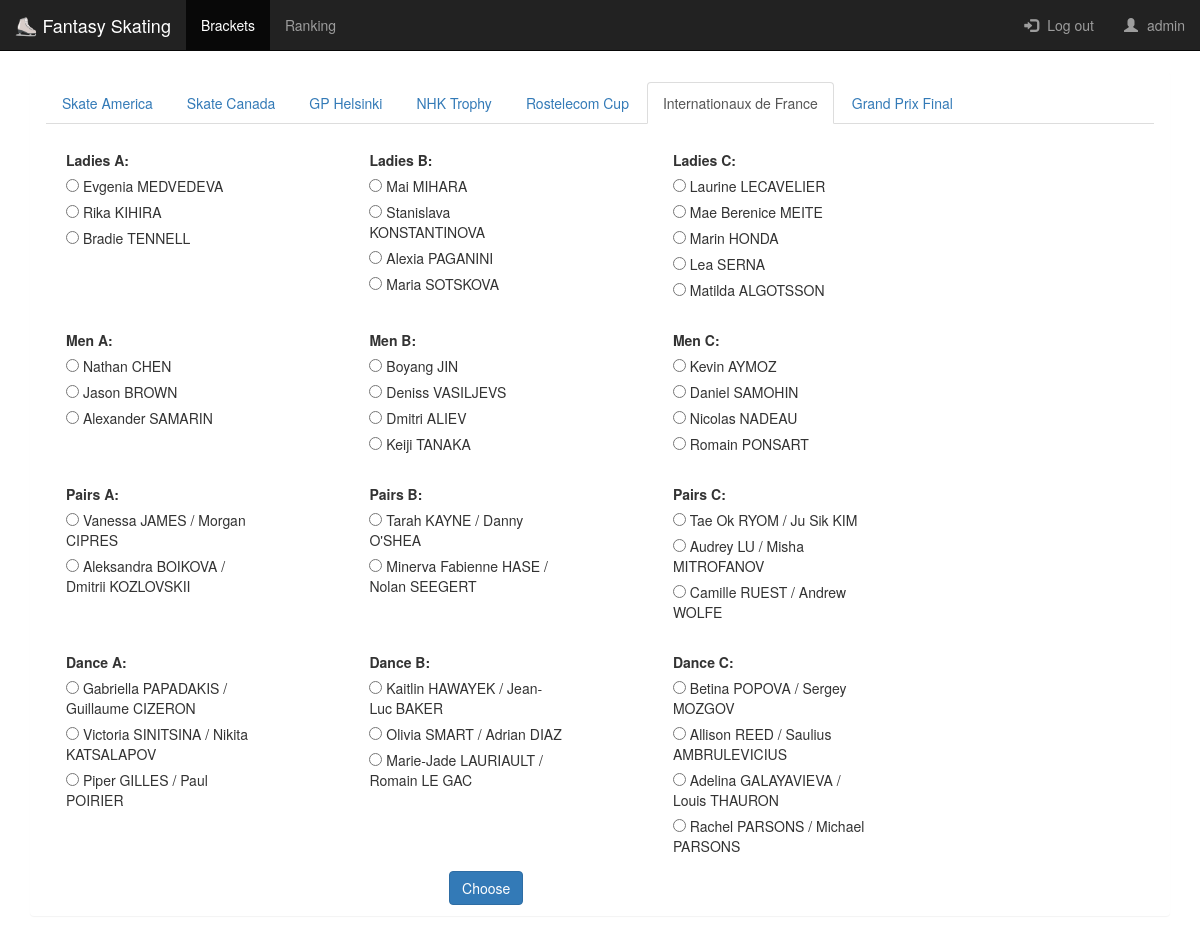
The app's page / (signed in) with its own data.
### scoring/models.py (models this page shows, shortened)
@python_2_unicode_compatible
class Event(models.Model):
    name = models.CharField(max_length=64, default='')
    short_name = models.CharField(max_length=64, default='')
    start_date = models.DateTimeField(default=datetime.now, blank=True)
    end_date = models.DateTimeField(default=datetime.now, blank=True)
    event_url = models.CharField(max_length=64, default='')
    def get_internal_path(self):
        path = pathlib.PurePath(self.event_url.__str__())
        return '/event/' + path.name

### scoring/views.py (the view)
# urls.py: path('', views.choice_form_next, name='choice_form_next'),
@login_required
def choice_form_next(request):
    current_user = request.user
    now = timezone.now()
    last_year = now - timedelta(days=235)
    event = Event.objects.filter(end_date__gte=last_year).order_by('start_date')[0]
    event_name = event.name
    events = Event.objects.all().order_by('start_date')
    LA = get_class_assignments(event_name, 'A', 'Ladies')
    LB = get_class_assignments(event_name, 'B', 'Ladies')
    LC = get_class_assignments(event_name, 'C', 'Ladies')
    MA = get_class_assignments(event_name, 'A', 'Men')
    MB = get_class_assignments(event_name, 'B', 'Men')
    MC = get_class_assignments(event_name, 'C', 'Men')
    PA = get_class_assignments(event_name, 'A', 'Pairs')
    PB = get_class_assignments(event_name, 'B', 'Pairs')
    PC = get_class_assignments(event_name, 'C', 'Pairs')
    DA = get_class_assignments(event_name, 'A', 'Ice Dance')
    DB = get_class_assignments(event_name, 'B', 'Ice Dance')
    DC = get_class_assignments(event_name, 'C', 'Ice Dance')
    choices = Choice.objects.filter(user=current_user, event=event)
    is_disabled = False
    now = last_year
    if now > event.start_date:
        is_disabled = True
    if request.method == 'POST':
        form = ChoiceForm(LA, LB, LC, MA, MB, MC, PA, PB, PC, DA, DB, DC, choices, is_disabled, request.POST)
        if form.is_valid():
            form.save()
            save_choices(current_user, form, event)
            return render(request, 'choice_form.html', {'user': current_user, 'form': form, 'events': events, 'next_event_name': event_name})
    else:
        form = ChoiceForm(LA, LB, LC, MA, MB, MC, PA, PB, PC, DA, DB, DC, choices, is_disabled)
    return render(request, 'choice_form.html', {'user': current_user, 'form': form, 'events': events, 'next_event_name': event_name})

### scoring/forms.py (called while the page is built)
    def set_field(self, field_name, query_set, choices, is_disabled):
        competitors = []
        for index, assignment in enumerate(query_set):
            competitors.append((assignment.competitor.id, assignment.competitor))
        self.fields[field_name].choices = competitors
        if choices.first() is not None:
            choice = choices.first().competitor
            self.fields[field_name].initial = (choice.id, choice)
        if is_disabled:
            self.fields[field_name].disabled = True

### scoring/models.py (called while the page is built)
    def __str__(self):
        return self.name.__str__() + ' ' + self.surname.__str__()

    def __str__(self):
        if self.skater_1 == self.skater_2:
            return self.skater_1.__str__()
        return self.skater_1.__str__() + ' / ' + self.skater_2.__str__()

### scoring/views.py (called while the page is built)
def get_class_assignments(event, category_class, category):
    return ClassAssignmentForEvent.objects.filter(event__name=event,
                                                  category_class__name=category_class,
                                                  competitor__skater_1__category__name=category)

### scoring/templates/choice_form.html (shortened to what this page needs)
{% extends 'masterpage.html' %}
{% load bootstrap3 %}
{% block content %}
<div class="panel">
    <div class="panel-heading">
      <ul class="nav nav-tabs">
        {% for event in events  %}
        <li {% if event.get_internal_path in request.path %}class="active"{% endif %} {% if next_event_name == event.name %}class="active"{% endif %} role="presentation" ><a href={{event.get_internal_path}}>{{event.short_name}}</a></li>
        {% endfor %}
      </ul>
    </div>
    <div class="choice-form">
  <form method="post">
    {% for field in form  %}
      <div class="col-sm-4">
        <div class="multiple-choice-field">
          <div class="field-label">{{ field.label_tag }}</div><div class="field-option">{{ field }}</div>
        </div>
      </div>
    {% endfor %}
    <div class="text-center choose-button">
    <button class="btn btn-primary center" type="submit">Choose</button>
    </div>
  </form>
  </div>
</div>
{% endblock %}

### scoring/templates/masterpage.html (shortened to what this page needs)
<html>
<head>
<link rel="stylesheet" href="https://maxcdn.bootstrapcdn.com/bootstrap/3.3.7/css/bootstrap.min.css">
<link href="//netdna.bootstrapcdn.com/bootstrap/3.0.0/css/bootstrap.min.css" rel="stylesheet" id="bootstrap-css">
    {% load static %}
    <link rel="stylesheet" type="text/css" href="{% static 'masterpage-styles.css' %}" />
</head>
<body>
<nav class="navbar navbar-inverse navbar-static-top">
  <div class="container-fluid">
    <div class="navbar-header">
      <a class="navbar-brand" href="/">⛸️ Fantasy Skating</a>
    </div>
    <div class="collapse navbar-collapse" id="bs-example-navbar-collapse-1">
      <ul class="nav navbar-nav">
        <li {% if request.path == '/' or request.path == '/questions/' or '/event' in request.path %}class="active"{% endif %}>
            <a href="/">Brackets<span class="sr-only">(current)</span></a></li>
        <li {% if '/ranking/' in request.path %}class="active"{% endif %}>
        <a href="/ranking/me">Ranking</a></li>
      </ul>
      <ul class="nav navbar-nav navbar-right">
          {% if user.is_authenticated %}
         <li>
             <a href="{% url 'logout' %}?next={{request.path}}"><span class="glyphicon
                    glyphicon-log-in"></span> Log out </a>
         </li>
         <li>
             <a href="{% url 'profile' %}">
                     <span class="glyphicon glyphicon-user"></span>
                 {{ user.get_username }} </a>
         </li>
          {% endif %}
      </ul>
    </div>
  </div>
</nav>
<div class="container my-container">
    {% block content %}
    {% endblock %}
</div>
</body>
</html>

### static/masterpage-styles.css (style rules this page uses)
form { margin-bottom: 0px; margin-top: 0px; }
a { padding-left: 5px; }
.glyphicon { opacity: 1; margin-right: 5px; transition: opacity .25s ease-in-out; -moz-transition: opacity .25s ease-in-out; -webkit-transition: opacity .25s ease-in-out; }
.my-container { min-height: 572px; }
.choice-form ul { list-style: none; padding-left: 20; padding-right: 20; }
.multiple-choice-field { padding-top: 15; padding-right: 40; }
.field-label { padding-left: 20; }
.field-option label { font-weight: normal; }
.choice-form { margin-right: 20%; }
.choose-button { padding-bottom: 10; }

### records on screen
Event: short_name "Skate America"
Event: short_name "Skate Canada"
Event: short_name "GP Helsinki"
Event: short_name "NHK Trophy"
Event: short_name "Rostelecom Cup"
Event: short_name "Internationaux de France"
Event: short_name "Grand Prix Final"

### other values on screen
{{ user.get_username }} "admin"
{{ field.label_tag }} "Ladies A:" "Ladies B:" "Ladies C:" "Men A:" "Men B:" "Men C:" "Pairs A:" "Pairs B:" "Pairs C:" "Dance A:" "Dance B:" "Dance C:"
